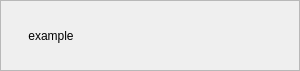
<?xml version="1.0" encoding="UTF-8"?>
<ui version="4.0">
 <class>Form</class>
 <widget class="QWidget" name="Form">
  <property name="geometry">
   <rect>
    <x>0</x>
    <y>0</y>
    <width>300</width>
    <height>71</height>
   </rect>
  </property>
  <property name="windowTitle">
   <string>Form</string>
  </property>
  <layout class="QHBoxLayout" name="layout">
   <property name="spacing">
    <number>0</number>
   </property>
   <property name="leftMargin">
    <number>0</number>
   </property>
   <property name="topMargin">
    <number>0</number>
   </property>
   <property name="rightMargin">
    <number>0</number>
   </property>
   <property name="bottomMargin">
    <number>0</number>
   </property>
   <item>
    <widget class="QScrollArea" name="scrollArea">
     <property name="widgetResizable">
      <bool>true</bool>
     </property>
     <widget class="QWidget" name="scrollAreaWidgetContents">
      <property name="geometry">
       <rect>
        <x>0</x>
        <y>0</y>
        <width>298</width>
        <height>69</height>
       </rect>
      </property>
      <layout class="QHBoxLayout" name="layout_item">
       <property name="spacing">
        <number>5</number>
       </property>
       <property name="leftMargin">
        <number>0</number>
       </property>
       <property name="topMargin">
        <number>0</number>
       </property>
       <property name="rightMargin">
        <number>0</number>
       </property>
       <property name="bottomMargin">
        <number>0</number>
       </property>
       <item>
        <widget class="QLabel" name="label">
         <property name="minimumSize">
          <size>
           <width>100</width>
           <height>0</height>
          </size>
         </property>
         <property name="maximumSize">
          <size>
           <width>100</width>
           <height>100</height>
          </size>
         </property>
         <property name="text">
          <string>example</string>
         </property>
         <property name="alignment">
          <set>Qt::AlignCenter</set>
         </property>
        </widget>
       </item>
       <item>
        <widget class="QWWindowButton" name="button" native="true">
         <property name="minimumSize">
          <size>
           <width>20</width>
           <height>0</height>
          </size>
         </property>
         <property name="maximumSize">
          <size>
           <width>12000</width>
           <height>400</height>
          </size>
         </property>
        </widget>
       </item>
      </layout>
     </widget>
    </widget>
   </item>
  </layout>
 </widget>
 <customwidgets>
  <customwidget>
   <class>QWWindowButton</class>
   <extends>QWidget</extends>
   <header>qwool/qwwindowbutton.h</header>
   <container>1</container>
  </customwidget>
 </customwidgets>
 <resources/>
 <connections/>
</ui>
